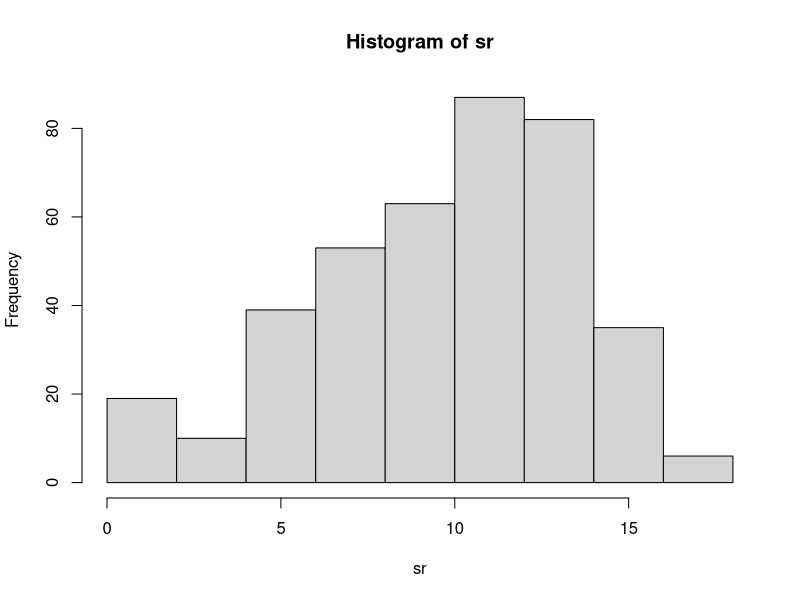
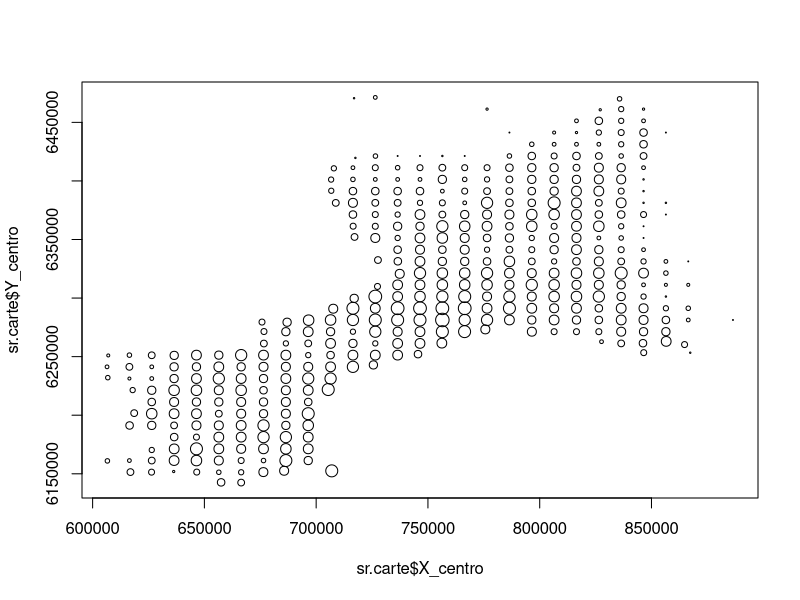
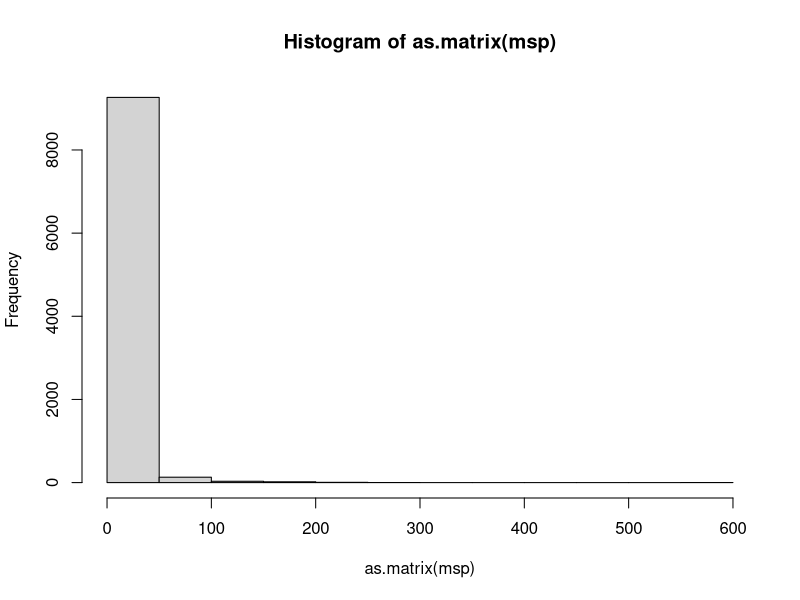
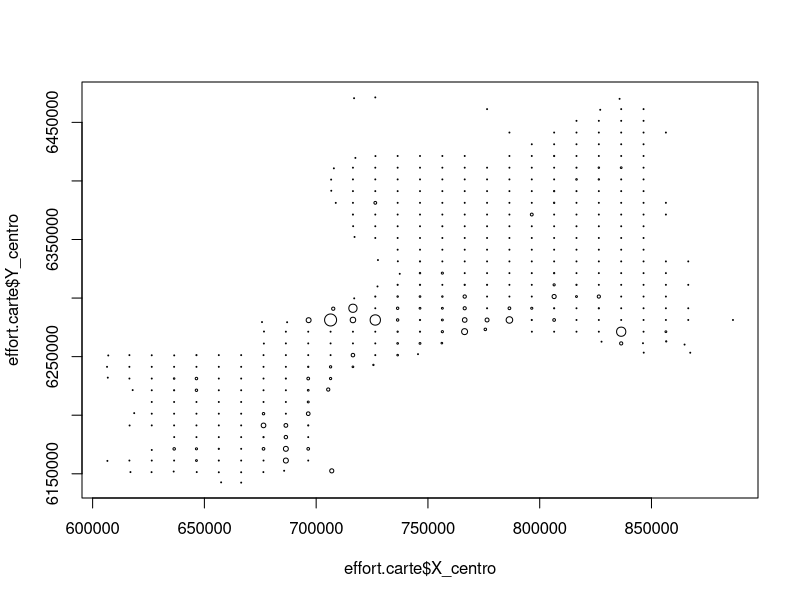
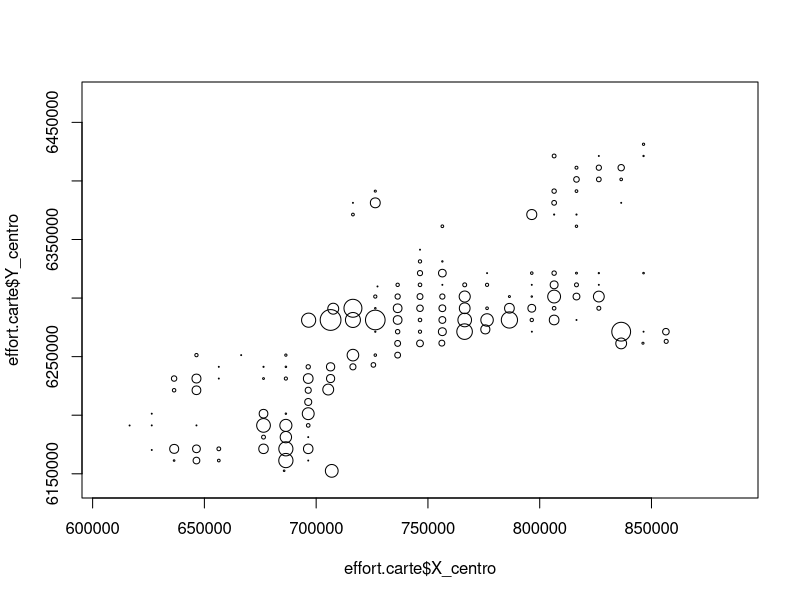
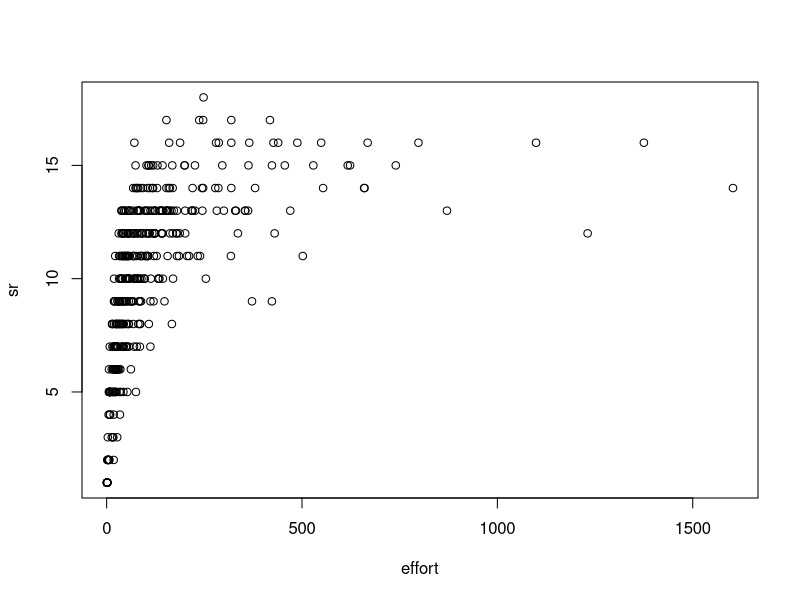
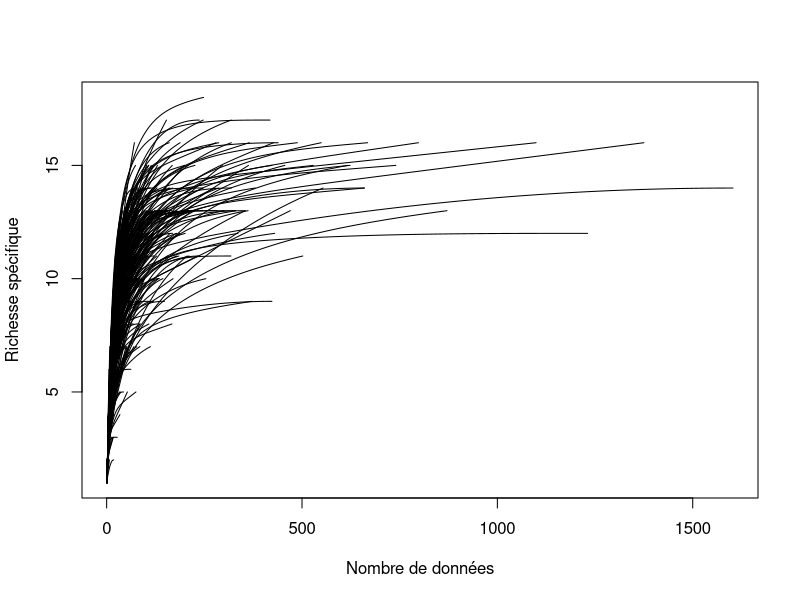
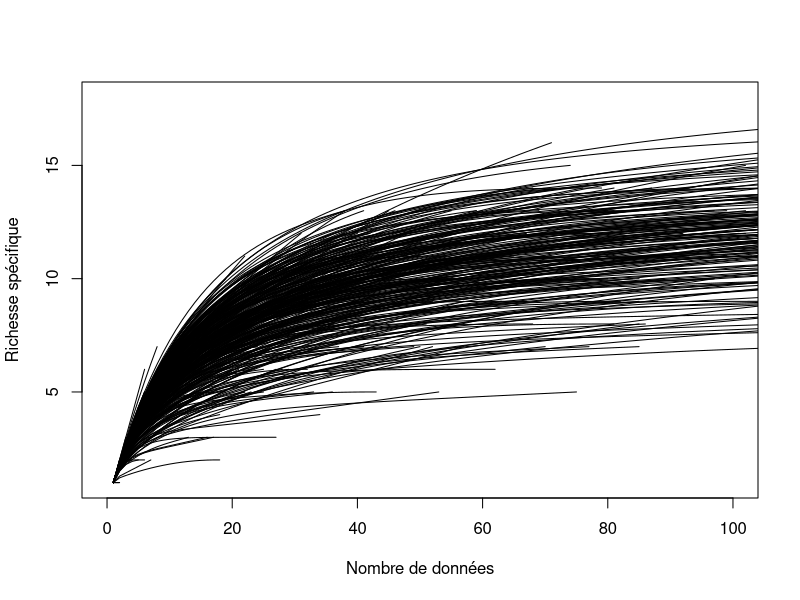

Recreate these plots in R, in order.
## ---- chunk 1
knitr::opts_chunk$set(echo = TRUE)
knitr::opts_knit$set(root.dir = 'C:/Users/JYB/Documents/TP reptiles')

## ---- chunk 2
msp=read.table("reptiles_sites_especes.txt",header=T,sep="\t")
head(msp)
## ---- chunk 3
luse=read.table("reptiles_covariables_environnement.txt",header=T,sep="\t")
summary(luse)
## ---- chunk 4
grille=read.table("reptiles_grille.txt",header=T,sep="\t")
summary(grille)
## ---- chunk 5
library(vegan)
sr=specnumber(msp)
hist(sr)
## ---- chunk 6
sr.carte=merge(grille,sr,by.x="ID",by.y=0,all=F)
plot(sr.carte$X_centro,sr.carte$Y_centro,cex=sr.carte$y/10)
## ---- chunk 7
effort.total=sum(msp)
effort.total
## ---- chunk 8
hist(as.matrix(msp))
## ---- chunk 9
effort=apply(msp,1,"sum")

effort.carte=merge(grille,effort,by.x="ID",by.y=0,all=F)
plot(effort.carte$X_centro,effort.carte$Y_centro,cex=effort.carte$y/1000)
## ---- chunk 10
plot(effort.carte$X_centro,effort.carte$Y_centro,cex=log(effort.carte$y/100))
## ---- chunk 11
plot(effort,sr)
## ---- chunk 12
crar=rarecurve(msp, label=F,xlab="Nombre de données",ylab="Richesse spécifique")
## ---- chunk 13
crar=rarecurve(msp,xlim=c(0,100), label=F,xlab="Nombre de données",ylab="Richesse spécifique")
## ---- chunk 14
barplot(c(sum(effort>20),sum(effort>40),sum(effort>60),sum(effort>80),sum(effort>100)),names.arg=c(20,40,60,80,100),main="nombre de sites à xx données",ylab="nombre de sites")
## ---- chunk 15
effort.carte100=subset(effort.carte,y>=100)
plot(effort.carte$X_centro,effort.carte$Y_centro,col="gray70")
points(effort.carte100$X_centro,effort.carte100$Y_centro,pch=21,bg="darkred",col="darkred")
## ---- chunk 16
effort.cov=merge(effort.carte,luse,by="ID",all=F)
hist(effort.cov$alti_median)
effort.cov100=subset(effort.cov,y>=100)
hist(effort.cov100$alti_median,add=T,col="gray80")

hist(effort.cov$urbanisation_CORINE)
hist(effort.cov100$urbanisation_CORINE,add=T,col="gray80") 
## ---- chunk 17
effort.carte50=subset(effort.carte,y>=50)
plot(effort.carte$X_centro,effort.carte$Y_centro,col="gray70")
points(effort.carte50$X_centro,effort.carte50$Y_centro,pch=21,bg="darkred",col="darkred")

hist(effort.cov$alti_median)
effort.cov50=subset(effort.cov,y>=50)
hist(effort.cov50$alti_median,add=T,col="gray80")

hist(effort.cov$urbanisation_CORINE)
hist(effort.cov50$urbanisation_CORINE,add=T,col="gray80") 
## ---- chunk 18
crar=rarecurve(msp,xlim=c(0,100), label=F,xlab="Nombre de données",ylab="Richesse spécifique")
abline(v=50,lty="dashed",col="blue")
## ---- chunk 19
msp50=msp[which(apply(msp,1,"sum")>=50),]
sr50=rarefy(msp50,sample=50)
## ---- chunk 20
sr.brute=specnumber(msp50)
plot(sr.brute,sr50)
## ---- chunk 21
effort.carte50$richesse.rarefiee=sr50

plot(effort.carte50$y,sr50,main="richesse raréfiée à 50 points vs nombre de points initial")
## ---- chunk 22
data.50=merge(effort.cov50[,c("ID","X_centro","Y_centro","alti_median","urbanisation_CORINE")],sr50,by.x="ID",by.y=0,all=F)
colnames(data.50)[ncol(data.50)]="richesse.rarefiee"
par(mfrow=c(1,2))
plot(data.50$alti_median,data.50$richesse.rarefiee)
plot(data.50$urbanisation_CORINE,data.50$richesse.rarefiee)
## ---- chunk 23
data.50b=merge(data.50,sr,by.x="ID",by.y=0,all=F)
colnames(data.50b)[ncol(data.50b)]="richesse.brute"
## ---- chunk 24
mod.brut=lm(log(richesse.brute+1)~alti_median+urbanisation_CORINE,data=data.50b)
par(mfrow=c(2,2))
plot(mod.brut)
summary(mod.brut)
## ---- chunk 25
mod.rar=lm(log(richesse.rarefiee+1)~alti_median+urbanisation_CORINE,data=data.50b)
par(mfrow=c(2,2))
plot(mod.rar)
summary(mod.rar)
## ---- chunk 26
plot(data.50b$X_centro,data.50b$Y_centro,cex=residuals(mod.rar)*10)
## ---- chunk 27
library(mgcv)
mod.sp.rar=gam(log(richesse.rarefiee+1)~alti_median+urbanisation_CORINE+s(X_centro,Y_centro),data=data.50b)
## ---- chunk 28
plot(data.50b$X_centro,data.50b$Y_centro,cex=residuals(mod.sp.rar)*10)
## ---- chunk 29
summary(mod.sp.rar)
## ---- chunk 30
k=10
d=50
rarlist=replicate(rrarefy(msp50,sample=d),n=k,simplify=F)
## ---- chunk 31
library(plyr)
rarH=ldply(rarlist,.fun=diversity)
rarHm=apply(rarH,2,"mean")
rarHs=apply(rarH,2,"sd")

# shannon sur matrice observée
obsH=diversity(msp50)

plot(obsH,rarHm)
abline(0,1,col="red")
